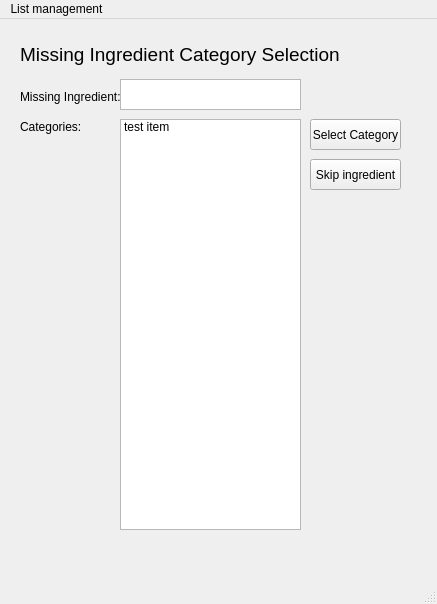
<?xml version="1.0" encoding="UTF-8"?>
<ui version="4.0">
 <class>MainWindow</class>
 <widget class="QMainWindow" name="MainWindow">
  <property name="geometry">
   <rect>
    <x>0</x>
    <y>0</y>
    <width>437</width>
    <height>604</height>
   </rect>
  </property>
  <property name="windowTitle">
   <string>MainWindow</string>
  </property>
  <widget class="QWidget" name="centralwidget">
   <widget class="QListWidget" name="QlistCategories">
    <property name="geometry">
     <rect>
      <x>120</x>
      <y>100</y>
      <width>181</width>
      <height>411</height>
     </rect>
    </property>
    <property name="frameShadow">
     <enum>QFrame::Sunken</enum>
    </property>
    <item>
     <property name="text">
      <string extracomment="1">test item</string>
     </property>
    </item>
   </widget>
   <widget class="QPushButton" name="QbuttonSelect">
    <property name="geometry">
     <rect>
      <x>310</x>
      <y>100</y>
      <width>91</width>
      <height>31</height>
     </rect>
    </property>
    <property name="text">
     <string>Select Category</string>
    </property>
   </widget>
   <widget class="QTextEdit" name="QtextMissing_ingredient">
    <property name="geometry">
     <rect>
      <x>120</x>
      <y>60</y>
      <width>181</width>
      <height>31</height>
     </rect>
    </property>
   </widget>
   <widget class="QLabel" name="QlabelMissing_ingredient">
    <property name="geometry">
     <rect>
      <x>20</x>
      <y>70</y>
      <width>101</width>
      <height>16</height>
     </rect>
    </property>
    <property name="text">
     <string>Missing Ingredient:</string>
    </property>
   </widget>
   <widget class="QLabel" name="QlabelCategories">
    <property name="geometry">
     <rect>
      <x>20</x>
      <y>100</y>
      <width>71</width>
      <height>16</height>
     </rect>
    </property>
    <property name="text">
     <string>Categories:</string>
    </property>
   </widget>
   <widget class="QLabel" name="QlabelMissing_ingredient_title">
    <property name="geometry">
     <rect>
      <x>20</x>
      <y>20</y>
      <width>321</width>
      <height>31</height>
     </rect>
    </property>
    <property name="font">
     <font>
      <pointsize>14</pointsize>
     </font>
    </property>
    <property name="text">
     <string>Missing Ingredient Category Selection</string>
    </property>
   </widget>
   <widget class="QPushButton" name="QbuttonSkip">
    <property name="geometry">
     <rect>
      <x>310</x>
      <y>140</y>
      <width>91</width>
      <height>31</height>
     </rect>
    </property>
    <property name="text">
     <string>Skip ingredient</string>
    </property>
   </widget>
  </widget>
  <widget class="QStatusBar" name="statusbar"/>
  <widget class="QMenuBar" name="menubar">
   <property name="geometry">
    <rect>
     <x>0</x>
     <y>0</y>
     <width>437</width>
     <height>21</height>
    </rect>
   </property>
   <widget class="QMenu" name="menuList_management">
    <property name="title">
     <string>List management</string>
    </property>
    <addaction name="actionSort_grocery_list"/>
    <addaction name="actionAdd_recipe_to_list"/>
   </widget>
   <addaction name="menuList_management"/>
  </widget>
  <action name="actionSort_grocery_list">
   <property name="text">
    <string>Sort grocery list</string>
   </property>
  </action>
  <action name="actionAdd_recipe_to_list">
   <property name="text">
    <string>Add recipe to list</string>
   </property>
  </action>
 </widget>
 <resources/>
 <connections/>
</ui>
